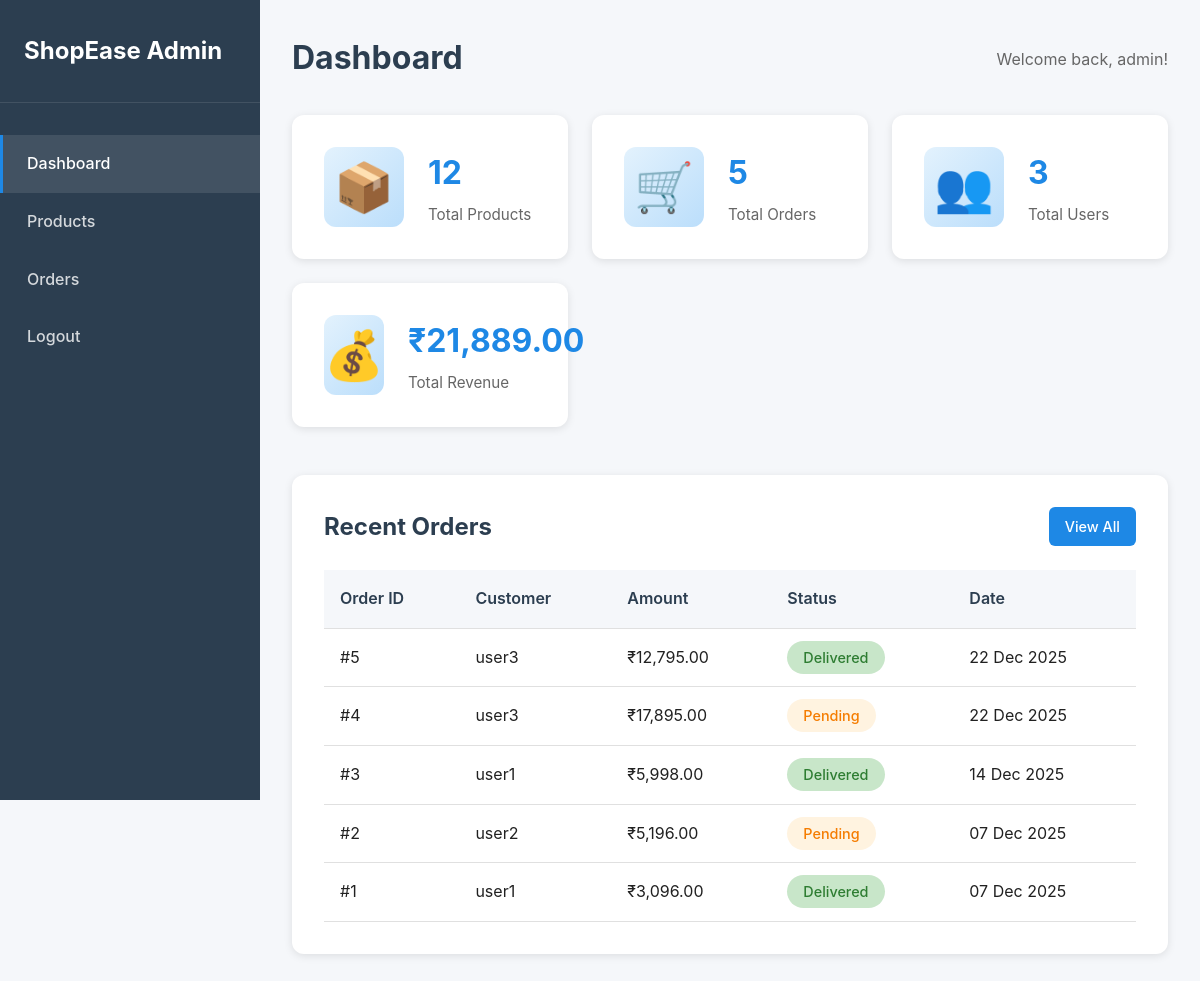
The app's page /shopease/admin/index.php (signed in) with its own data.
### tables this page shows
CREATE TABLE `orders` (
  `id` int(11) NOT NULL,
  `user_id` int(11) NOT NULL,
  `total_amount` decimal(10,2) NOT NULL,
  `payment_method` varchar(50) DEFAULT 'Cash on Delivery',
  `status` enum('Pending','Processing','Shipped','Delivered','Cancelled') DEFAULT 'Pending',
  `shipping_address` text NOT NULL,
  `shipping_city` varchar(50) DEFAULT NULL,
  `shipping_state` varchar(50) DEFAULT NULL,
  `shipping_pincode` varchar(10) DEFAULT NULL,
  `order_date` timestamp NOT NULL DEFAULT current_timestamp()
);

CREATE TABLE `users` (
  `id` int(11) NOT NULL,
  `name` varchar(100) NOT NULL,
  `email` varchar(100) NOT NULL,
  `password` varchar(255) NOT NULL,
  `phone` varchar(20) DEFAULT NULL,
  `address` text DEFAULT NULL,
  `city` varchar(50) DEFAULT NULL,
  `state` varchar(50) DEFAULT NULL,
  `pincode` varchar(10) DEFAULT NULL,
  `created_at` timestamp NOT NULL DEFAULT current_timestamp()
);

### shopease/php/functions.php (called while the page is built, shortened)
<?php
function format_price($price) {
    return '₹' . number_format($price, 2);
}
?>

### shopease/admin/index.php (the view, shortened to what this page needs)
<?php
require_once '../php/config.php';
require_once '../php/functions.php';
$total_products = $conn->query("SELECT COUNT(*) as count FROM products")->fetch_assoc()['count'];
$total_orders = $conn->query("SELECT COUNT(*) as count FROM orders")->fetch_assoc()['count'];
$total_users = $conn->query("SELECT COUNT(*) as count FROM users")->fetch_assoc()['count'];
$total_revenue = $conn->query("SELECT SUM(total_amount) as total FROM orders WHERE status = 'Delivered'")->fetch_assoc()['total'] ?? 0;
$recent_orders = $conn->query("SELECT o.*, u.name as user_name
                              FROM orders o
                              JOIN users u ON o.user_id = u.id
                              ORDER BY o.order_date DESC
                              LIMIT 5")->fetch_all(MYSQLI_ASSOC);
?>
<!DOCTYPE html>
<html lang="en">
<head>
    <link rel="stylesheet" href="../css/style.css">
    <link rel="stylesheet" href="../css/admin.css">
</head>
<body class="admin-body">
    <div class="admin-sidebar">
        <div class="admin-logo">
            <h2>ShopEase Admin</h2>
        </div>
        <nav class="admin-nav">
            <a href="index.php" class="active">Dashboard</a>
            <a href="products.php">Products</a>
            <a href="orders.php">Orders</a>
            <a href="logout.php">Logout</a>
        </nav>
    </div>
    <div class="admin-content">
        <div class="admin-header">
            <h1>Dashboard</h1>
            <p>Welcome back, <?php echo $_SESSION['admin_username']; ?>!</p>
        </div>
        <div class="stats-grid">
            <div class="stat-card">
                <div class="stat-icon">📦</div>
                <div class="stat-info">
                    <h3><?php echo $total_products; ?></h3>
                    <p>Total Products</p>
                </div>
            </div>
            <div class="stat-card">
                <div class="stat-icon">🛒</div>
                <div class="stat-info">
                    <h3><?php echo $total_orders; ?></h3>
                    <p>Total Orders</p>
                </div>
            </div>
            <div class="stat-card">
                <div class="stat-icon">👥</div>
                <div class="stat-info">
                    <h3><?php echo $total_users; ?></h3>
                    <p>Total Users</p>
                </div>
            </div>
            <div class="stat-card">
                <div class="stat-icon">💰</div>
                <div class="stat-info">
                    <h3><?php echo format_price($total_revenue); ?></h3>
                    <p>Total Revenue</p>
                </div>
            </div>
        </div>
        <div class="admin-section">
            <div class="section-header">
                <h2>Recent Orders</h2>
                <a href="orders.php" class="btn btn-sm">View All</a>
            </div>
            <?php if (empty($recent_orders)): ?>
                <p>No orders yet.</p>
            <?php else: ?>
                <div class="admin-table">
                    <table>
                        <thead>
                            <tr>
                                <th>Order ID</th>
                                <th>Customer</th>
                                <th>Amount</th>
                                <th>Status</th>
                                <th>Date</th>
                            </tr>
                        </thead>
                        <tbody>
                            <?php foreach ($recent_orders as $order): ?>
                            <tr>
                                <td>#<?php echo $order['id']; ?></td>
                                <td><?php echo htmlspecialchars($order['user_name']); ?></td>
                                <td><?php echo format_price($order['total_amount']); ?></td>
                                <td><span class="status-badge status-<?php echo strtolower($order['status']); ?>"><?php echo $order['status']; ?></span></td>
                                <td><?php echo date('d M Y', strtotime($order['order_date'])); ?></td>
                            </tr>
                            <?php endforeach; ?>
                        </tbody>
                    </table>
                </div>
            <?php endif; ?>
        </div>
    </div>
</body>
</html>

### shopease/css/style.css (style rules this page uses)
* { margin: 0; padding: 0; box-sizing: border-box; }
:root { --primary-color: #1E88E5; --primary-hover: #1976D2; --primary-light: #E3F2FD; --text-dark: #212121; --text-gray: #666; --border-color: #E0E0E0; --bg-light: #F5F5F5; --success: #4CAF50; --error: #F44336; --warning: #FF9800; }
body { font-family: -apple-system, BlinkMacSystemFont, 'Segoe UI', Roboto, 'Helvetica Neue', Arial, sans-serif; line-height: 1.6; color: var(--text-dark); background: #fff; }
a { text-decoration: none; color: inherit; }
nav a { color: var(--text-dark); font-weight: 500; transition: color 0.3s; }
nav a:hover, nav a.active { color: var(--primary-color); }
.btn { display: inline-block; padding: 0.75rem 1.5rem; background: var(--primary-color); color: #fff; border: none; border-radius: 6px; cursor: pointer; font-weight: 500; transition: all 0.3s; }
.btn-sm { padding: 0.5rem 1rem; font-size: 0.9rem; }
.status-badge { padding: 0.5rem 1rem; border-radius: 20px; font-size: 0.9rem; font-weight: 500; }
.status-pending { background: #FFF3E0; color: #F57C00; }
.status-delivered { background: #C8E6C9; color: #2E7D32; }

### shopease/css/admin.css (style rules this page uses)
.admin-body { display: flex; min-height: 100vh; background: #F5F7FA; }
.admin-sidebar { width: 260px; background: #2C3E50; color: #fff; padding: 2rem 0; position: fixed; height: 100vh; overflow-y: auto; }
.admin-logo { padding: 0 1.5rem 2rem; border-bottom: 1px solid rgba(255,255,255,0.1); margin-bottom: 2rem; }
.admin-logo h2 { color: #fff; font-size: 1.5rem; }
.admin-nav { display: flex; flex-direction: column; }
.admin-nav a { padding: 1rem 1.5rem; color: rgba(255,255,255,0.8); transition: all 0.3s; font-weight: 500; border-left: 3px solid transparent; }
.admin-nav a:hover, .admin-nav a.active { background: rgba(255,255,255,0.1); color: #fff; border-left-color: #1E88E5; }
.admin-content { flex: 1; margin-left: 260px; padding: 2rem; }
.admin-header { display: flex; justify-content: space-between; align-items: center; margin-bottom: 2rem; }
.admin-header h1 { font-size: 2rem; color: #2C3E50; }
.admin-header p { color: #666; margin-top: 0.25rem; }
.stats-grid { display: grid; grid-template-columns: repeat(auto-fit, minmax(250px, 1fr)); gap: 1.5rem; margin-bottom: 3rem; }
.stat-card { background: #fff; padding: 2rem; border-radius: 12px; box-shadow: 0 2px 8px rgba(0,0,0,0.1); display: flex; align-items: center; gap: 1.5rem; transition: transform 0.3s; }
.stat-icon { font-size: 3rem; width: 80px; height: 80px; display: flex; align-items: center; justify-content: center; background: linear-gradient(135deg, #E3F2FD, #BBDEFB); border-radius: 12px; }
.stat-info h3 { font-size: 2rem; color: #1E88E5; margin-bottom: 0.25rem; }
.stat-info p { color: #666; font-size: 0.95rem; }
.admin-section { background: #fff; border-radius: 12px; padding: 2rem; box-shadow: 0 2px 8px rgba(0,0,0,0.1); margin-bottom: 2rem; }
.section-header { display: flex; justify-content: space-between; align-items: center; margin-bottom: 1.5rem; }
.section-header h2 { color: #2C3E50; }
.admin-table { overflow-x: auto; }
.admin-table table { width: 100%; border-collapse: collapse; }
.admin-table th, .admin-table td { padding: 1rem; text-align: left; border-bottom: 1px solid #E0E0E0; }
.admin-table th { background: #F5F7FA; font-weight: 600; color: #2C3E50; }

### records on screen
orders: id "5", user.name "user3", total_amount "₹12,795.00", status "Delivered", order_date "22 Dec 2025"
orders: id "4", user.name "user3", total_amount "₹17,895.00", status "Pending", order_date "22 Dec 2025"
orders: id "3", user.name "user1", total_amount "₹5,998.00", status "Delivered", order_date "14 Dec 2025"
orders: id "2", user.name "user2", total_amount "₹5,196.00", status "Pending", order_date "07 Dec 2025"
orders: id "1", user.name "user1", total_amount "₹3,096.00", status "Delivered", order_date "07 Dec 2025"

### other values on screen
$_SESSION['admin_username'] "admin"
$total_products "12"
$total_orders "5"
$total_users "3"
format_price($total_revenue) "₹21,889.00"
